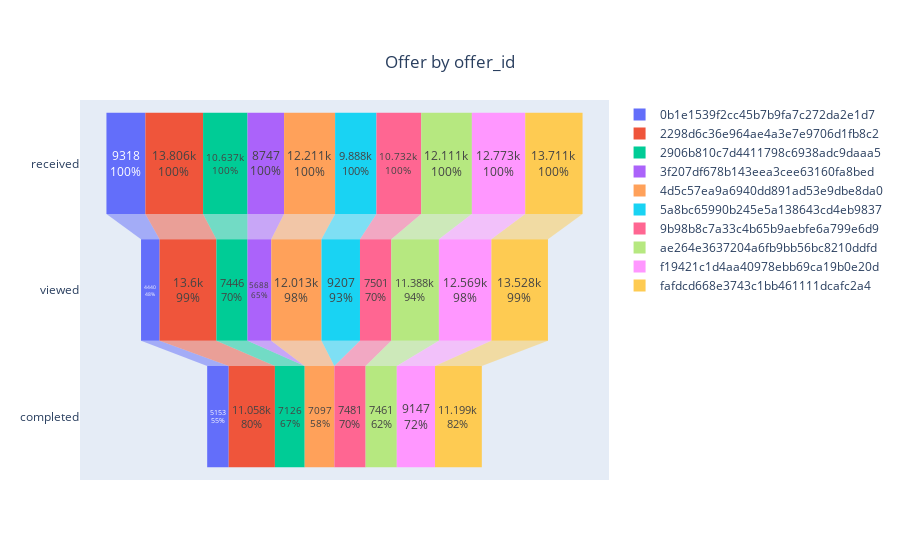

The cell this chart's notebook holds for it:
### Code cell
visualize.plot_funnel_by_group(df_offer_time, df_profile, 'offer_id')

### Figure 1 — Plotly figure (JSON) as saved in the notebook; plotly's stock layout.template omitted (floating-point values rounded to 4 significant figures)
{"data": [{"name": "0b1e1539f2cc45b7b9fa7c272da2e1d7", "orientation": "h", "textinfo": "value+percent initial", "type": "funnel", "x": [9318, 4440, 5153], "y": ["received", "viewed", "completed"]}, {"name": "2298d6c36e964ae4a3e7e9706d1fb8c2", "orientation": "h", "textinfo": "value+percent initial", "type": "funnel", "x": [13806, 13600, 11058], "y": ["received", "viewed", "completed"]}, {"name": "2906b810c7d4411798c6938adc9daaa5", "orientation": "h", "textinfo": "value+percent initial", "type": "funnel", "x": [10637, 7446, 7126], "y": ["received", "viewed", "completed"]}, {"name": "3f207df678b143eea3cee63160fa8bed", "orientation": "h", "textinfo": "value+percent initial", "type": "funnel", "x": [8747, 5688, 0], "y": ["received", "viewed", "completed"]}, {"name": "4d5c57ea9a6940dd891ad53e9dbe8da0", "orientation": "h", "textinfo": "value+percent initial", "type": "funnel", "x": [12211, 12013, 7097], "y": ["received", "viewed", "completed"]}, {"name": "5a8bc65990b245e5a138643cd4eb9837", "orientation": "h", "textinfo": "value+percent initial", "type": "funnel", "x": [9888, 9207, 0], "y": ["received", "viewed", "completed"]}, {"name": "9b98b8c7a33c4b65b9aebfe6a799e6d9", "orientation": "h", "textinfo": "value+percent initial", "type": "funnel", "x": [10732, 7501, 7481], "y": ["received", "viewed", "completed"]}, {"name": "ae264e3637204a6fb9bb56bc8210ddfd", "orientation": "h", "textinfo": "value+percent initial", "type": "funnel", "x": [12111, 11388, 7461], "y": ["received", "viewed", "completed"]}, {"name": "f19421c1d4aa40978ebb69ca19b0e20d", "orientation": "h", "textinfo": "value+percent initial", "type": "funnel", "x": [12773, 12569, 9147], "y": ["received", "viewed", "completed"]}, {"name": "fafdcd668e3743c1bb461111dcafc2a4", "orientation": "h", "textinfo": "value+percent initial", "type": "funnel", "x": [13711, 13528, 11199], "y": ["received", "viewed", "completed"]}], "layout": {"title": {"text": "Offer by offer_id", "x": 0.5, "xanchor": "center", "y": 0.9, "yanchor": "top"}}}
